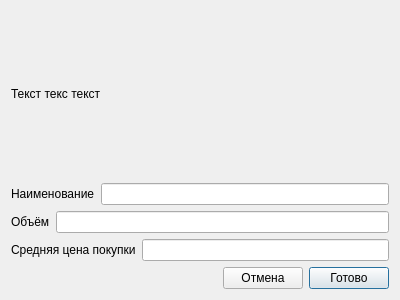
<?xml version="1.0" encoding="UTF-8"?>
<ui version="4.0">
 <class>AddCryptocoinDialog</class>
 <widget class="QDialog" name="AddCryptocoinDialog">
  <property name="geometry">
   <rect>
    <x>0</x>
    <y>0</y>
    <width>400</width>
    <height>300</height>
   </rect>
  </property>
  <property name="focusPolicy">
   <enum>Qt::FocusPolicy::NoFocus</enum>
  </property>
  <property name="windowTitle">
   <string>Dialog</string>
  </property>
  <layout class="QVBoxLayout" name="verticalLayout">
   <item>
    <widget class="QLabel" name="textLabel">
     <property name="styleSheet">
      <string notr="true">color: black;</string>
     </property>
     <property name="text">
      <string>Текст текс текст</string>
     </property>
    </widget>
   </item>
   <item>
    <layout class="QHBoxLayout" name="horizontalLayout">
     <item>
      <widget class="QLabel" name="coinNameLabel">
       <property name="text">
        <string>Наименование</string>
       </property>
      </widget>
     </item>
     <item>
      <widget class="QLineEdit" name="coinNameLineEdit"/>
     </item>
    </layout>
   </item>
   <item>
    <layout class="QHBoxLayout" name="horizontalLayout_2">
     <item>
      <widget class="QLabel" name="volumeLabel">
       <property name="text">
        <string>Объём</string>
       </property>
      </widget>
     </item>
     <item>
      <widget class="QLineEdit" name="volumeLineEdit"/>
     </item>
    </layout>
   </item>
   <item>
    <layout class="QHBoxLayout" name="horizontalLayout_3">
     <item>
      <widget class="QLabel" name="avgBuyPriceLabel">
       <property name="text">
        <string>Средняя цена покупки</string>
       </property>
      </widget>
     </item>
     <item>
      <widget class="QLineEdit" name="avgBuyPriceLineEdit"/>
     </item>
    </layout>
   </item>
   <item>
    <layout class="QHBoxLayout" name="horizontalLayout_4">
     <item>
      <spacer name="horizontalSpacer">
       <property name="orientation">
        <enum>Qt::Orientation::Horizontal</enum>
       </property>
       <property name="sizeHint" stdset="0">
        <size>
         <width>40</width>
         <height>20</height>
        </size>
       </property>
      </spacer>
     </item>
     <item>
      <widget class="QPushButton" name="cancelButton">
       <property name="text">
        <string>Отмена</string>
       </property>
      </widget>
     </item>
     <item>
      <widget class="QPushButton" name="okButton">
       <property name="focusPolicy">
        <enum>Qt::FocusPolicy::NoFocus</enum>
       </property>
       <property name="text">
        <string>Готово</string>
       </property>
       <property name="default">
        <bool>true</bool>
       </property>
      </widget>
     </item>
    </layout>
   </item>
  </layout>
 </widget>
 <resources/>
 <connections/>
</ui>
